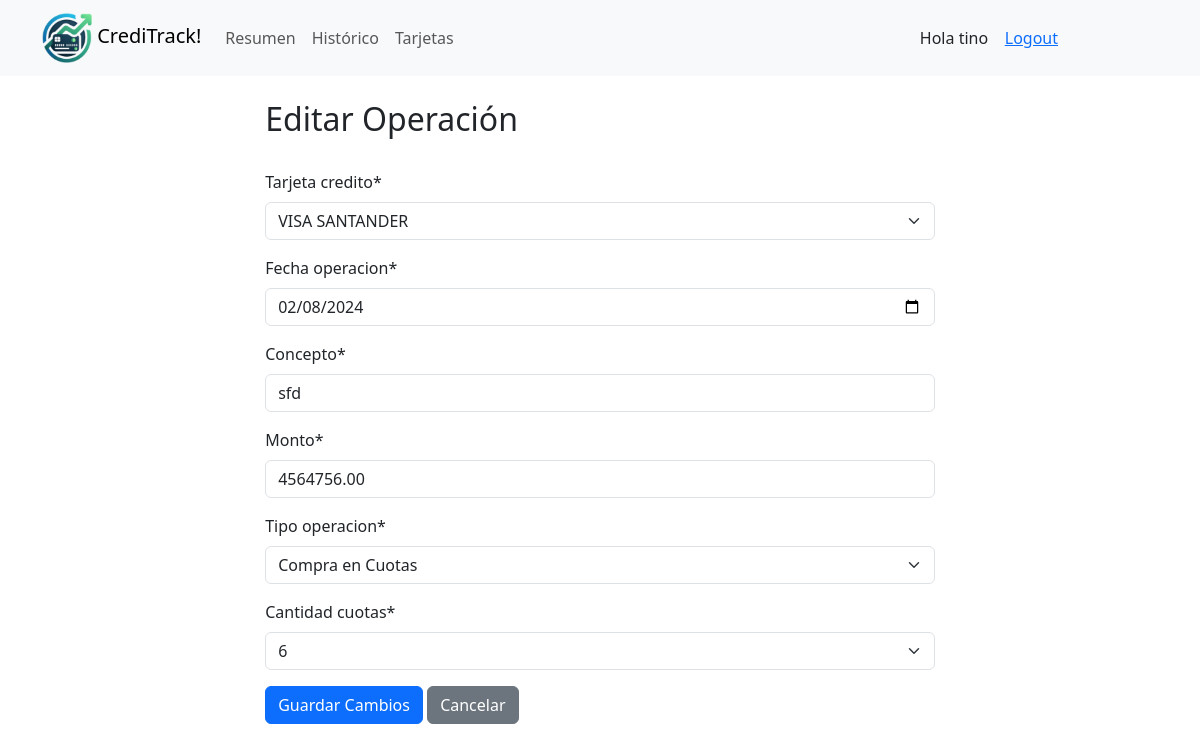
/gestor_tarjetas/operacion/editar/116 (signed in), run on the app's committed database.
### gestor_tarjetas/models.py (models this page shows, shortened)
class OperacionTarjeta(models.Model):
    usuario = models.ForeignKey(settings.AUTH_USER_MODEL, on_delete=models.CASCADE, related_name='operaciones',null=False )
    tarjeta_credito = models.ForeignKey(ConfiguracionTarjeta, on_delete=models.CASCADE, related_name='operaciones',null=False)
    TIPOS_OPERACION = (
        ('CUOTA', 'Compra en Cuotas'),
        ('SUSCRIPCION', 'Suscripcion Mensual')
    )
    CANTIDAD_CUOTAS = (
        (1, '1'),
        (3, '3'),
        (6, '6'),
        (9, '9'),
        (12, '12'),
    )
    fecha_operacion = models.DateField()
    concepto = models.CharField(max_length=200)
    monto = models.DecimalField(max_digits=10, decimal_places=2)
    tipo_operacion = models.CharField(max_length=12, choices=TIPOS_OPERACION)
    cantidad_cuotas = models.PositiveIntegerField(default=1, choices=CANTIDAD_CUOTAS) #Solo para compras en cuotas

### gestor_tarjetas/views.py (the view)
# urls.py: path('operacion/editar/<int:id>', views.editar_operacion, name='editar_operacion'),
def editar_operacion(request, id):
    operacion = get_object_or_404(OperacionTarjeta, id=id)
    if request.method == 'POST':
        form = OperacionTarjetaForm(request.POST, instance=operacion)
        if form.is_valid():
            form.save()
            Calendario.objects.filter(operacion_id=operacion).delete()
            if operacion.tipo_operacion == 'CUOTA':
                for n in range(operacion.cantidad_cuotas):
                    monto_cuota = operacion.monto / operacion.cantidad_cuotas
                    fecha_vencimiento = operacion.fecha_operacion + relativedelta(months=+n)
                    Calendario.objects.create(
                        operacion_id=operacion,
                        numero_cuota=n+1,
                        monto_cuota=monto_cuota,
                        fecha_vencimiento=fecha_vencimiento,
                        concepto=operacion.concepto
                    )
            return redirect ('lista_operaciones')
    else:
        print("Fecha de operacion:", operacion.fecha_operacion)
        form = OperacionTarjetaForm(instance=operacion)
    return render(request, 'gestor_tarjetas/editar_operacion.html', {'form':form})

### gestor_tarjetas/forms.py
class OperacionTarjetaForm(forms.ModelForm):
    class Meta:
        model = OperacionTarjeta
        fields = [
            'tarjeta_credito',
            'fecha_operacion',
            'concepto',
            'monto',
            'tipo_operacion',
            'cantidad_cuotas']
        widgets = {
            'fecha_operacion' : forms.DateInput(format='%Y-%m-%d',attrs={'type':'date'}),
        }
    def __init__ (self, *args, **kwargs):
        usuario = kwargs.pop('usuario', None)
        super(OperacionTarjetaForm, self).__init__(*args, **kwargs)
        if usuario:
            self.fields['tarjeta_credito'].queryset=ConfiguracionTarjeta.objects.filter(usuario=usuario)
            self.fields['tarjeta_credito'].label_from_instance = lambda obj: f"{obj.nombre}"

### gestor_tarjetas/models.py (called while the page is built)
    def __str__(self):
        return self.nombre

### gestor_tarjetas/templates/gestor_tarjetas/editar_operacion.html (shortened to what this page needs)
{% extends 'gestor_tarjetas/base.html' %}
{% load crispy_forms_tags %}
{% block content %}
<div style="width: 60%; margin: auto;">
    <br>
<h2>Editar Operación</h2>
    <br>
    <form method="post">
        {{ form|crispy }}
        <button type="submit" class="btn btn-primary">Guardar Cambios</button>
        <a href="{% url 'lista_operaciones' %}" class="btn btn-secondary">Cancelar</a>
    </form>
</div>
{% endblock %}

### gestor_tarjetas/templates/gestor_tarjetas/base.html (shortened to what this page needs)
{% load static %}
<!DOCTYPE html>
<html>
<head>
    <link href="https://cdn.jsdelivr.net/npm/bootstrap@5.3.2/dist/css/bootstrap.min.css" rel="stylesheet">
</head>
<body>
  <nav class="navbar navbar-expand-lg navbar-light bg-light">
        <div class="container-md">
          <a class="navbar-brand mb-0 h1" href="#">
            <img src="{% static 'gestor_tarjetas/imagenes/isologo_creditrack.png' %}" alt="" width="50" height="50" class="d-inline-block align-text-middle">
            CrediTrack!</a>
          <div class="collapse navbar-collapse" id="navbarSupportedContent">
            <ul class="navbar-nav me-auto mb-2 mb-lg-0">
              <li class="nav-item">
                <a class="nav-link" href="{% url 'resumen' %}">Resumen</a>
              </li>
              <li class="nav-item">
                <a class="nav-link" href="{% url 'lista_operaciones' %}">Histórico</a>
              </li>
              <li class="nav-item">
                <a class="nav-link" href="{% url 'listar_tarjetas' %}">Tarjetas</a>
              </li>
            </ul>
            <div style="text-align: right; margin-right: 100px;">
             {% if user.is_authenticated%}
             Hola {{ user.username }} &nbsp;&nbsp; <a href="{% url 'cerrar_sesion' %}">Logout</a>
             {% else %}
             <a href="{% url 'logear'%}">Login</a>
             <a href="{% url 'Autenticacion'%}">Registrate</a>
             {% endif %}
            </div>
          </div>
        </div>
      </nav>
<div class="container">
    {% block content %}
    {% endblock %}
</div>
</body>
</html>

### data on the page
OperacionTarjeta: tarjeta_credito "VISA SANTANDER", fecha_operacion "02/08/2024", concepto "sfd", monto "4564756.00", tipo_operacion "Compra en Cuotas", cantidad_cuotas "6"

### other printed values
{{ user.username }} "tino"
